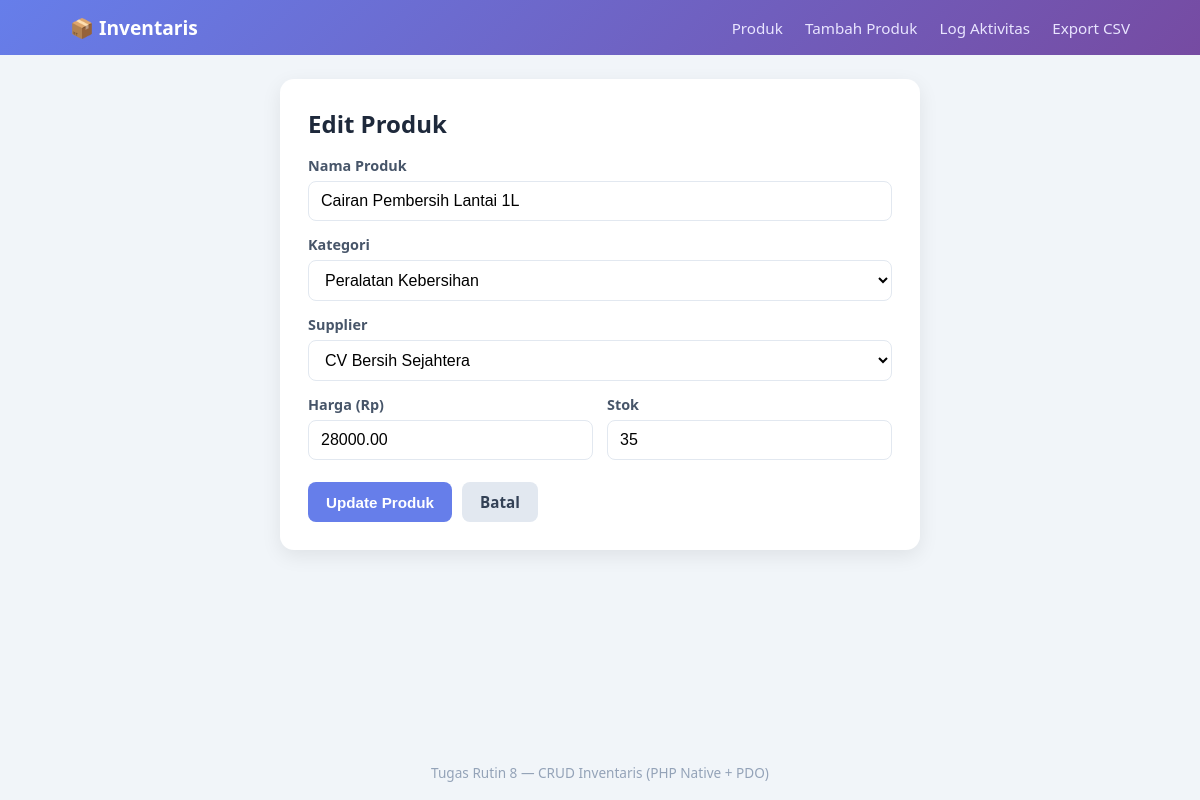
/edit.php?id=10, run on the app's committed database.
### tables this page shows
CREATE TABLE produk (
    id          INT UNSIGNED AUTO_INCREMENT PRIMARY KEY,
    nama_produk VARCHAR(150) NOT NULL,
    kategori_id INT UNSIGNED NOT NULL,
    supplier_id INT UNSIGNED NOT NULL,
    harga       DECIMAL(12,2) NOT NULL DEFAULT 0,
    stok        INT UNSIGNED NOT NULL DEFAULT 0,
    created_at  TIMESTAMP DEFAULT CURRENT_TIMESTAMP,
    CONSTRAINT fk_produk_kategori FOREIGN KEY (kategori_id)
        REFERENCES kategori(id) ON UPDATE CASCADE ON DELETE RESTRICT,
    CONSTRAINT fk_produk_supplier FOREIGN KEY (supplier_id)
        REFERENCES supplier(id) ON UPDATE CASCADE ON DELETE RESTRICT
);

CREATE TABLE kategori (
    id            INT UNSIGNED AUTO_INCREMENT PRIMARY KEY,
    nama_kategori VARCHAR(100) NOT NULL UNIQUE
);

CREATE TABLE supplier (
    id            INT UNSIGNED AUTO_INCREMENT PRIMARY KEY,
    nama_supplier VARCHAR(150) NOT NULL,
    telepon       VARCHAR(20),
    alamat        VARCHAR(255)
);

### config/database.php (called while the page is built, shortened)
<?php
class Database
{
    private static ?Database $instance = null;
    private PDO $pdo;
    private function __construct()
    {
        $dsn = 'mysql:host=' . self::HOST . ';dbname=' . self::DB_NAME . ';charset=utf8mb4';
        try {
            $this->pdo = new PDO($dsn, self::DB_USER, self::DB_PASS, [
                PDO::ATTR_ERRMODE            => PDO::ERRMODE_EXCEPTION,
                PDO::ATTR_DEFAULT_FETCH_MODE => PDO::FETCH_ASSOC,
                PDO::ATTR_EMULATE_PREPARES   => false,
            ]);
        } catch (PDOException $e) {
            error_log('DB connection failed: ' . $e->getMessage());
            die('Koneksi database gagal. Pastikan MySQL di XAMPP sudah Start dan database sudah di-import.');
        }
    }
    public static function getInstance(): Database
    {
        if (self::$instance === null) {
            self::$instance = new Database();
        }
        return self::$instance;
    }
    public function getConnection(): PDO
    {
        return $this->pdo;
    }
}

### includes/functions.php (called while the page is built, shortened)
<?php
require_once __DIR__ . '/../config/database.php';
function db(): PDO
{
    return Database::getInstance()->getConnection();
}
function e($text): string
{
    return htmlspecialchars((string) $text, ENT_QUOTES, 'UTF-8');
}
function getKategori(): array
{
    $stmt = db()->prepare('SELECT id, nama_kategori FROM kategori ORDER BY nama_kategori');
    $stmt->execute();
    return $stmt->fetchAll();
}
function getSupplier(): array
{
    $stmt = db()->prepare('SELECT id, nama_supplier FROM supplier ORDER BY nama_supplier');
    $stmt->execute();
    return $stmt->fetchAll();
}

### includes/form_produk.php (the view, shortened to what this page needs)
<form method="POST" novalidate>
    <label for="nama_produk">Nama Produk</label>
    <input type="text" id="nama_produk" name="nama_produk" maxlength="150"
           value="<?= e($data['nama_produk']) ?>" required>
    <label for="kategori_id">Kategori</label>
    <select id="kategori_id" name="kategori_id" required>
        <?php foreach ($kategori as $k): ?>
            <option value="<?= (int) $k['id'] ?>"
                <?= (int) $data['kategori_id'] === (int) $k['id'] ? 'selected' : '' ?>>
                <?= e($k['nama_kategori']) ?>
            </option>
        <?php endforeach; ?>
    </select>
    <label for="supplier_id">Supplier</label>
    <select id="supplier_id" name="supplier_id" required>
        <?php foreach ($supplier as $s): ?>
            <option value="<?= (int) $s['id'] ?>"
                <?= (int) $data['supplier_id'] === (int) $s['id'] ? 'selected' : '' ?>>
                <?= e($s['nama_supplier']) ?>
            </option>
        <?php endforeach; ?>
    </select>
    <div class="row">
        <div>
            <label for="harga">Harga (Rp)</label>
            <input type="number" id="harga" name="harga" min="0" step="any"
                   value="<?= e($data['harga']) ?>" required>
        </div>
        <div>
            <label for="stok">Stok</label>
            <input type="number" id="stok" name="stok" min="0" step="1"
                   value="<?= e($data['stok']) ?>" required>
        </div>
    </div>
    <div class="actions">
        <button type="submit" class="btn btn-primary"><?= e($submitLabel) ?></button>
        <a href="index.php" class="btn btn-ghost">Batal</a>
    </div>
</form>

### assets/style.css (style rules this page uses)
* { box-sizing: border-box; margin: 0; padding: 0; }
body { font-family: 'Segoe UI', Arial, sans-serif; background: #f1f5f9; color: #1e293b; min-height: 100vh; display: flex; flex-direction: column; }
label { display: block; margin: 14px 0 6px; font-weight: 600; font-size: .9rem; color: #475569; }
input[type=text], input[type=number], select { width: 100%; padding: 10px 12px; border: 1.5px solid #e2e8f0; border-radius: 8px; font-size: 1rem; background: #fff; }
.row { display: grid; grid-template-columns: 1fr 1fr; gap: 14px; }
.actions { margin-top: 22px; display: flex; gap: 10px; }
.btn { display: inline-block; padding: 10px 18px; border: 0; border-radius: 8px; font-size: .95rem; font-weight: 600; cursor: pointer; text-decoration: none; transition: filter .15s; }
.btn-primary { background: #667eea; color: #fff; }
.btn-ghost { background: #e2e8f0; color: #334155; }

### data on the page
produk: nama_produk "Cairan Pembersih Lantai 1L", kategori_id "Peralatan Kebersihan", supplier_id "CV Bersih Sejahtera", harga "28000.00", stok "35"

### other printed values
$submitLabel "Update Produk"
